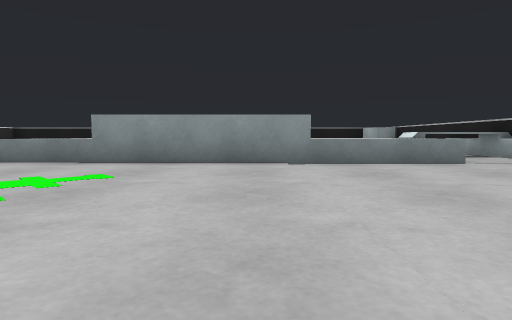
View 1 (above)

19 first-person views from a walk through a Gazebo world. The camera is 0.21 m above the floor, tilts 4° down and sees 75° across. The floor is counted in squares, 0.5 m on a side. Each view is taken from the middle of a square. On the plan, view 1 faces up. The plan holds only what a view shows up to about 9 squares ahead; the rest is blank.

View 2
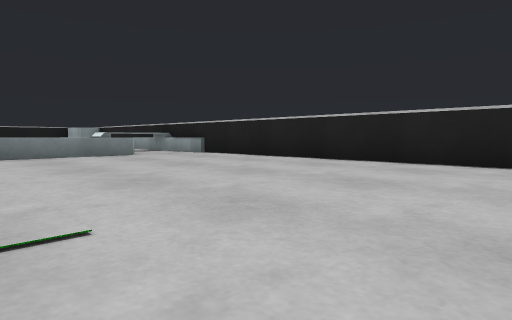

View 3
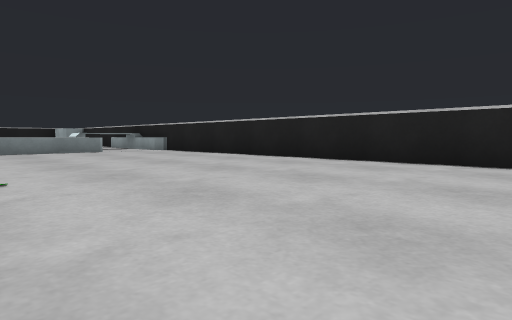

View 4
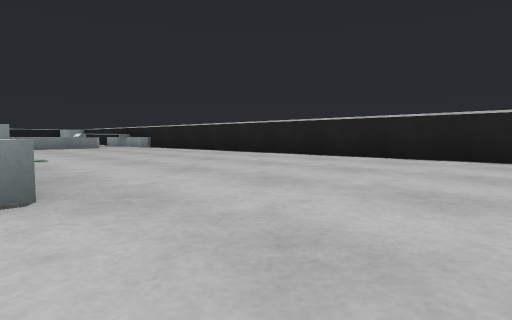

View 5
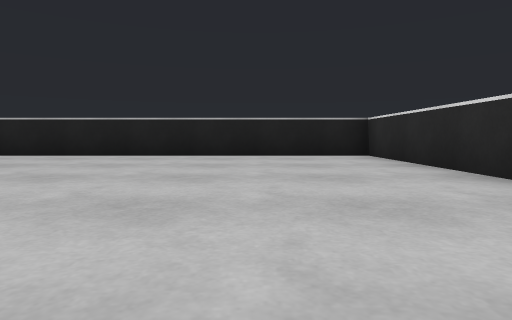

View 6
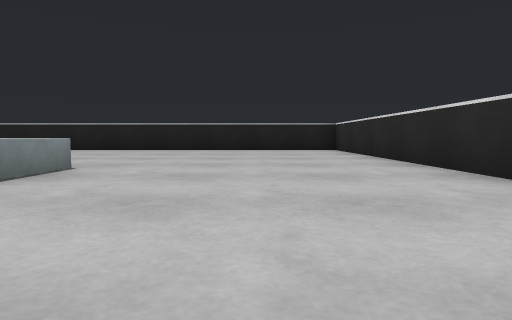

View 7
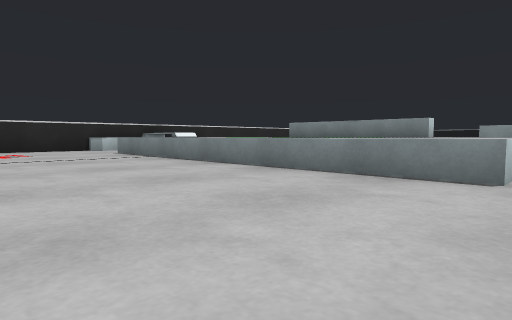

View 8
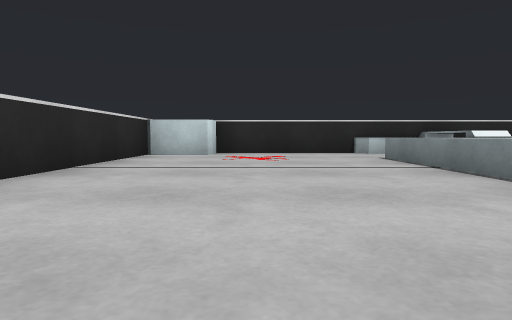

View 9
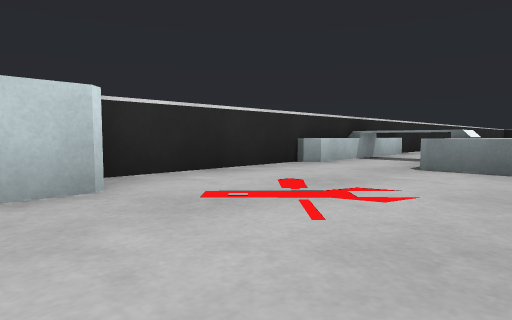

View 10
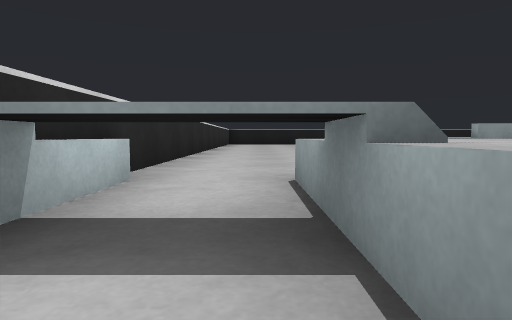

View 11
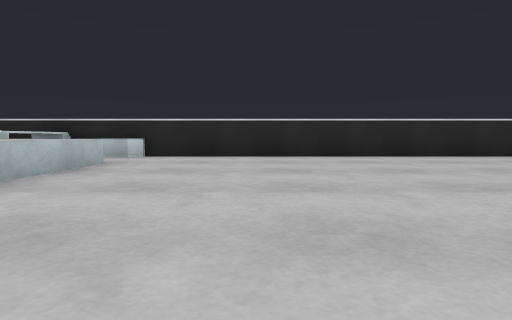

View 12
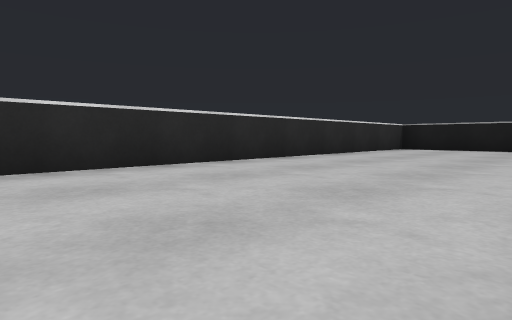

View 13
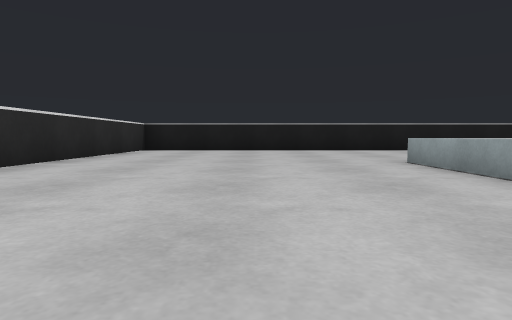

View 14
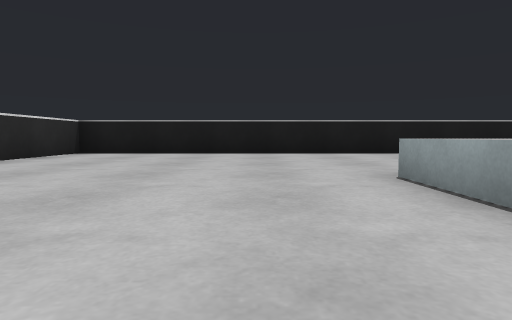

View 15
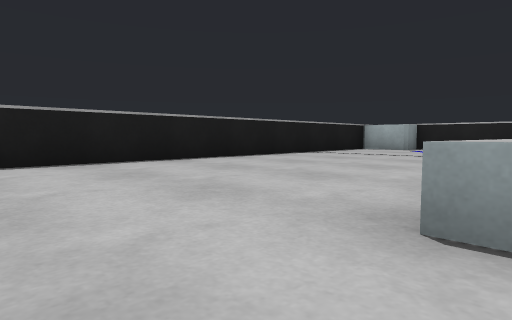

View 16
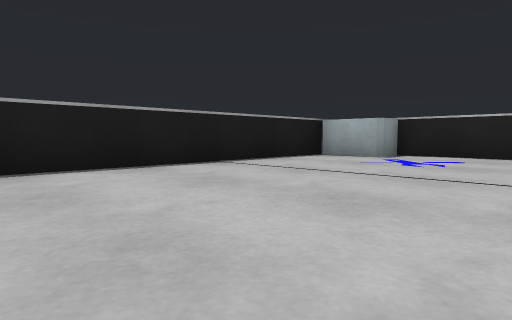

View 17
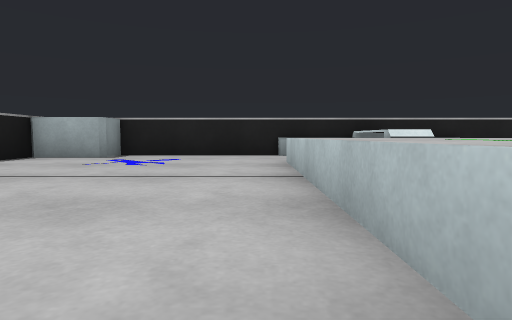

View 18
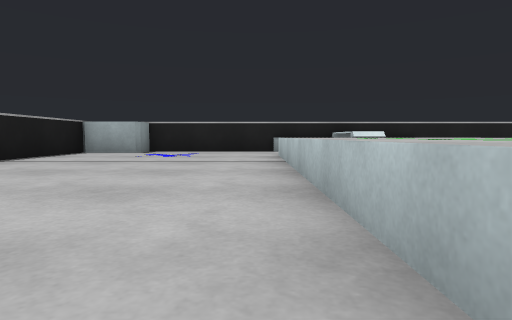

View 19
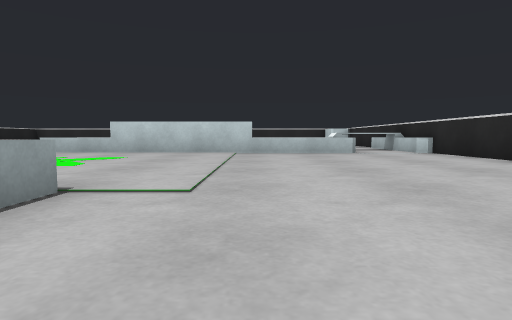

### Floor plan
Points are (right, up) in squares from view 1. A wall is a line through its corners. A room is listed if a view was taken in it or the views show most of it. See-through windows are left out.
Room 1 (views 1, 2, 3, 4, 5, 6, 7, 8, 9, 10, 11, 12, 13, 14, 15, 16, 17, 18, 19)
walls: (-8.5, -0.5) (-0.5, -0.5); (3.5, 5.5) (-4.5, 5.5); (-1.8, -9.5) (5.5, -9.5) (5.5, 13.2); (5.5, 13) (4.6, 13) (4.6, 14.5); (5.1, 14.5) (-10.5, 14.5) (-10.5, -8) (-9.6, -8) (-9.6, -9.5); (-9.9, -9.5) (-5.1, -9.5)
low walls: (-4.5, 5.5) (-4.5, 9.5); (-3.4, 9.5) (3.4, 9.5); (-8.3, -2.8) (-10.5, -2.8); (3.3, 7.8) (5.5, 7.8); (-0.4, -4.5) (-8.5, -4.5); (-10.2, -0.8) (-10.2, -4.2); (-8.6, -3.6) (-8.6, -0.8); (5.2, 6.8) (5.2, 9); (-10.5, -2.1) (-8.3, -2.1); (5.5, 7.1) (3.3, 7.1)

Where each view was taken, in squares from view 1:
view 1: 0 up, 0 right, facing up
view 2: 2 down, 0 right, facing up-right
view 3: 4 down, 0 right, facing up-right
view 4: 7 down, 1 left, facing up-right
view 5: 7 down, 2 left, facing right
view 6: 7 down, 5 left, facing right
view 7: 8 down, 0 right, facing up-left
view 8: 7 down, 2 left, facing left
view 9: 9 down, 7 left, facing up-left
view 10: 4 down, 9 left, facing up
view 11: 2 up, 3 left, facing left
view 12: 3 up, 6 left, facing up-left
view 13: 4 up, 7 left, facing up
view 14: 6 up, 6 left, facing up
view 15: 9 up, 6 left, facing up-right
view 16: 10 up, 2 left, facing up-right
view 17: 10 up, 2 left, facing right
view 18: 10 up, 4 left, facing right
view 19: 8 up, 6 left, facing down
